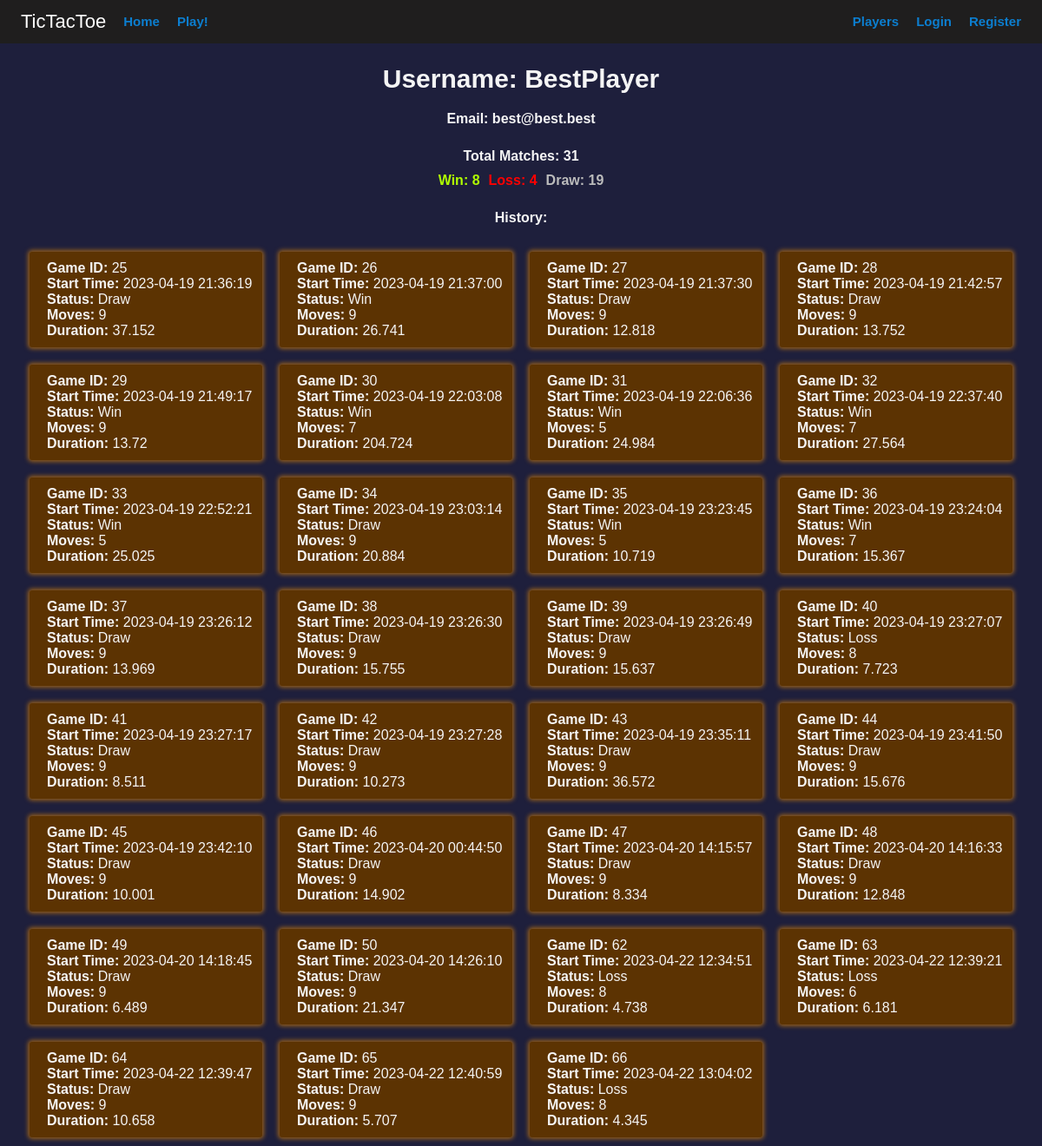
Screenshot of /player/3 with the database file from the repository.
### app/models.py (models this page shows, shortened)
class Player(db.Model, UserMixin):
    __tablename__ = 'players'
    id = db.Column(db.Integer, primary_key=True)
    username = db.Column(db.String(20), unique=True, nullable=False)
    email = db.Column(db.String(100), unique=True, nullable=False)
    password_hash = db.Column(db.String(100), nullable=False)
    match = db.relationship('Match', backref='player', lazy='select', cascade='all, delete-orphan')
    @property
    def password(self):
        raise AttributeError("password is not a readable attribute")
    def num_matches_played(self):
        return len(self.match)
    def num_matches_win(self):
        return len([w for w in self.match if w.status == "Win"])
    def num_matches_loss(self):
        return len([l for l in self.match if l.status == "Loss"])
    def num_matches_draw(self):
        return len([d for d in self.match if d.status == "Draw"])

class Match(db.Model):
    __tablename__ = 'match'
    id = db.Column(db.Integer, primary_key=True)
    status = db.Column(db.String, nullable=False)
    moves = db.Column(db.Integer, nullable=False)
    start_time = db.Column(db.DateTime, nullable=False)
    duration = db.Column(db.Float, nullable=False)
    player_id = db.Column(db.Integer, db.ForeignKey('players.id'), nullable=False)

### app/main/views.py (the view)
@main.route('/player/<int:player_id>')
def player_profile(player_id):
    player = Player.query.get_or_404(player_id)
    return render_template('player_profile.html', player=player)

### app/templates/player_profile.html (shortened to what this page needs)
{% extends 'base.html' %} {% block title %}{{ player.username }}{% endblock %}
{% block head %} {{ super() }}
<link
  rel="stylesheet"
  type="text/css"
  href="{{ url_for('static',filename='css/player_profile.css') }}"
/>
{% endblock %}{% block content %}
<div class="container">
  <div class="username">Username: {{ player.username }}</div>
  <div class="email">Email: {{ player.email }}</div>
  <div class="stats_container">
    <div class="stat">Total Matches: {{ player.num_matches_played() }}</div>
    <div class="line">
      <div class="stat_win">Win: {{ player.num_matches_win() }}</div>
      <div class="stat_loss">Loss: {{ player.num_matches_loss() }}</div>
      <div class="stat_draw">Draw: {{ player.num_matches_draw() }}</div>
    </div>
  </div>
  <div class="my-matches">History:</div>
  <div class="matches">
    {% for match in player.match %}
    <div class="match-holder">
      <div class="match-des"><b>Game ID:</b> {{ match.id }}</div>
      <div class="match-des"><b>Start Time:</b> {{ match.start_time }}</div>
      <div class="match-des"><b>Status:</b> {{ match.status }}</div>
      <div class="match-des"><b>Moves:</b> {{ match.moves }}</div>
      <div class="match-des"><b>Duration:</b> {{ match.duration }}</div>
    </div>
    {% endfor %}
  </div>
</div>
{% endblock %}

### app/static/css/base.css (style rules this page uses)
html, body { font-family: Arial, Helvetica, sans-serif; font-weight: 600; margin: 0; padding: 0; width: 100%; }

### app/static/css/player_profile.css (style rules this page uses)
body { display: flex; flex-direction: column; align-items: center; justify-content: center; background-color: #1e1f3c; color: whitesmoke; padding: 0; margin: 0; }
.container { width: 96%; margin-top: 2%; margin-left: 2%; margin-right: 2%; display: flex; flex-direction: column; align-items: center; }
.username { font-size: 30px; }
.email { margin-top: 20px; margin-bottom: 20px; }
.my-matches { margin-bottom: 20px; }
.matches { display: flex; flex-wrap: wrap; width: 100%; border-radius: 10px; }
.match-holder { display: flex; flex-direction: column; flex-wrap: wrap; width: calc(100% / 4 - 40px); perspective: 800px; margin: 10px; justify-content: center; border-radius: 3px; background-color: #5c3302; box-shadow: 0 0 5px 2px #955f1c; padding: 10px; }
.match-des { font-weight: 400; margin-left: 10px; }
.stats_container { display: flex; flex-direction: column; align-items: center; min-width: 10%; margin-bottom: 20px; }
.stats_container .stat { margin: 5px; text-align: center; }
.stats_container .stat_draw { margin: 5px; text-align: center; color: #bcbcbc; }
.stats_container .stat_win { margin: 5px; text-align: center; color: #b1ff00; }
.stats_container .stat_loss { margin: 5px; text-align: center; color: red; }
.stats_container .line { display: flex; flex-direction: row; justify-content: center; align-items: center; flex-wrap: nowrap; }

### rows the page displays
Player: username "BestPlayer", email "best@best.best"
Match: num_matches_win "8", num_matches_loss "4", num_matches_draw "19", id "25", start_time "2023-04-19 21:36:19", status "Draw", moves "9", duration "37.152"
Match: id "26", start_time "2023-04-19 21:37:00", status "Win", moves "9", duration "26.741"
Match: id "27", start_time "2023-04-19 21:37:30", status "Draw", moves "9", duration "12.818"
Match: id "28", start_time "2023-04-19 21:42:57", status "Draw", moves "9", duration "13.752"
Match: id "29", start_time "2023-04-19 21:49:17", status "Win", moves "9", duration "13.72"
Match: id "30", start_time "2023-04-19 22:03:08", status "Win", moves "7", duration "204.724"
Match: id "31", start_time "2023-04-19 22:06:36", status "Win", moves "5", duration "24.984"
Match: id "32", start_time "2023-04-19 22:37:40", status "Win", moves "7", duration "27.564"
Match: id "33", start_time "2023-04-19 22:52:21", status "Win", moves "5", duration "25.025"
Match: id "34", start_time "2023-04-19 23:03:14", status "Draw", moves "9", duration "20.884"
Match: id "35", start_time "2023-04-19 23:23:45", status "Win", moves "5", duration "10.719"
Match: id "36", start_time "2023-04-19 23:24:04", status "Win", moves "7", duration "15.367"
Match: id "37", start_time "2023-04-19 23:26:12", status "Draw", moves "9", duration "13.969"
Match: id "38", start_time "2023-04-19 23:26:30", status "Draw", moves "9", duration "15.755"
Match: id "39", start_time "2023-04-19 23:26:49", status "Draw", moves "9", duration "15.637"
Match: id "40", start_time "2023-04-19 23:27:07", status "Loss", moves "8", duration "7.723"
Match: id "41", start_time "2023-04-19 23:27:17", status "Draw", moves "9", duration "8.511"
Match: id "42", start_time "2023-04-19 23:27:28", status "Draw", moves "9", duration "10.273"
Match: id "43", start_time "2023-04-19 23:35:11", status "Draw", moves "9", duration "36.572"
Match: id "44", start_time "2023-04-19 23:41:50", status "Draw", moves "9", duration "15.676"
Match: id "45", start_time "2023-04-19 23:42:10", status "Draw", moves "9", duration "10.001"
Match: id "46", start_time "2023-04-20 00:44:50", status "Draw", moves "9", duration "14.902"
Match: id "47", start_time "2023-04-20 14:15:57", status "Draw", moves "9", duration "8.334"
Match: id "48", start_time "2023-04-20 14:16:33", status "Draw", moves "9", duration "12.848"
Match: id "49", start_time "2023-04-20 14:18:45", status "Draw", moves "9", duration "6.489"
Match: id "50", start_time "2023-04-20 14:26:10", status "Draw", moves "9", duration "21.347"
Match: id "62", start_time "2023-04-22 12:34:51", status "Loss", moves "8", duration "4.738"
Match: id "63", start_time "2023-04-22 12:39:21", status "Loss", moves "6", duration "6.181"
Match: id "64", start_time "2023-04-22 12:39:47", status "Draw", moves "9", duration "10.658"
Match: id "65", start_time "2023-04-22 12:40:59", status "Draw", moves "9", duration "5.707"
Match: id "66", start_time "2023-04-22 13:04:02", status "Loss", moves "8", duration "4.345"

### other values shown
{{ player.num_matches_played() }} "31"
